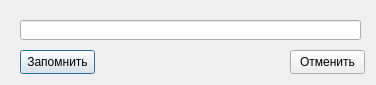
<?xml version="1.0" encoding="UTF-8"?>
<ui version="4.0">
 <class>CommentDialog</class>
 <widget class="QDialog" name="CommentDialog">
  <property name="geometry">
   <rect>
    <x>0</x>
    <y>0</y>
    <width>376</width>
    <height>85</height>
   </rect>
  </property>
  <property name="windowTitle">
   <string>Dialog</string>
  </property>
  <widget class="QLineEdit" name="lineEdit">
   <property name="geometry">
    <rect>
     <x>20</x>
     <y>20</y>
     <width>341</width>
     <height>20</height>
    </rect>
   </property>
   <property name="text">
    <string/>
   </property>
   <property name="maxLength">
    <number>300</number>
   </property>
  </widget>
  <widget class="QPushButton" name="okButton">
   <property name="geometry">
    <rect>
     <x>20</x>
     <y>50</y>
     <width>75</width>
     <height>24</height>
    </rect>
   </property>
   <property name="text">
    <string>Запомнить</string>
   </property>
  </widget>
  <widget class="QPushButton" name="cancelButton">
   <property name="geometry">
    <rect>
     <x>290</x>
     <y>50</y>
     <width>75</width>
     <height>24</height>
    </rect>
   </property>
   <property name="text">
    <string>Отменить</string>
   </property>
  </widget>
 </widget>
 <resources/>
 <connections/>
</ui>
